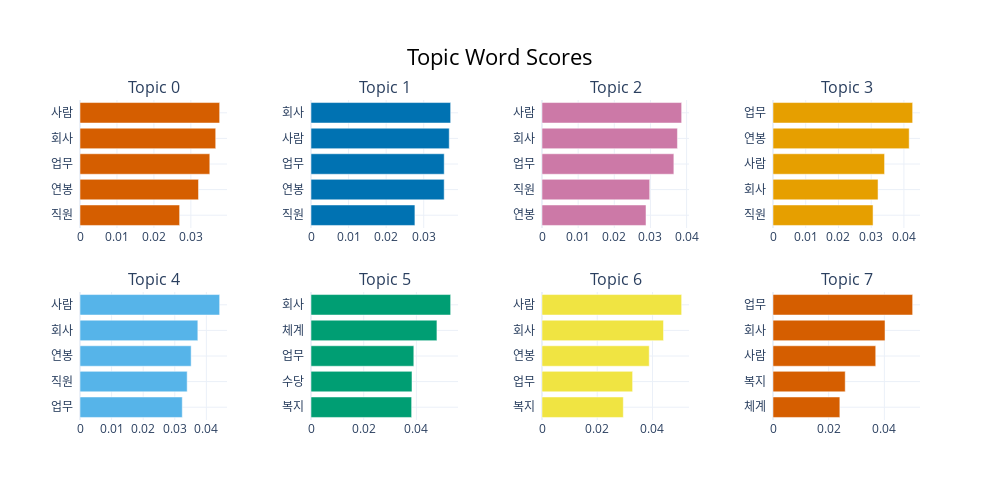

Write notebook code for a chart like this one.
### Code cell
topic_dadv_model.visualize_barchart()

### Figure 1 — Plotly figure (JSON) as saved in the notebook; plotly's stock layout.template omitted (floating-point values rounded to 4 significant figures)
{"data": [{"marker": {"color": "#D55E00"}, "orientation": "h", "type": "bar", "x": [0.02696, 0.03206, 0.03512, 0.03672, 0.03779], "xaxis": "x", "y": ["직원  ", "연봉  ", "업무  ", "회사  ", "사람  "], "yaxis": "y"}, {"marker": {"color": "#0072B2"}, "orientation": "h", "type": "bar", "x": [0.02766, 0.03545, 0.03546, 0.03679, 0.03717], "xaxis": "x2", "y": ["직원  ", "연봉  ", "업무  ", "사람  ", "회사  "], "yaxis": "y2"}, {"marker": {"color": "#CC79A7"}, "orientation": "h", "type": "bar", "x": [0.02877, 0.02979, 0.03647, 0.03746, 0.03863], "xaxis": "x3", "y": ["연봉  ", "직원  ", "업무  ", "회사  ", "사람  "], "yaxis": "y3"}, {"marker": {"color": "#E69F00"}, "orientation": "h", "type": "bar", "x": [0.03057, 0.03209, 0.03409, 0.04161, 0.04267], "xaxis": "x4", "y": ["직원  ", "회사  ", "사람  ", "연봉  ", "업무  "], "yaxis": "y4"}, {"marker": {"color": "#56B4E9"}, "orientation": "h", "type": "bar", "x": [0.03237, 0.03392, 0.03518, 0.03729, 0.0442], "xaxis": "x5", "y": ["업무  ", "직원  ", "연봉  ", "회사  ", "사람  "], "yaxis": "y5"}, {"marker": {"color": "#009E73"}, "orientation": "h", "type": "bar", "x": [0.0382, 0.03833, 0.03902, 0.0478, 0.053], "xaxis": "x6", "y": ["복지  ", "수당  ", "업무  ", "체계  ", "회사  "], "yaxis": "y6"}, {"marker": {"color": "#F0E442"}, "orientation": "h", "type": "bar", "x": [0.02944, 0.03281, 0.03883, 0.044, 0.05057], "xaxis": "x7", "y": ["복지  ", "업무  ", "연봉  ", "회사  ", "사람  "], "yaxis": "y7"}, {"marker": {"color": "#D55E00"}, "orientation": "h", "type": "bar", "x": [0.02401, 0.02594, 0.0369, 0.04023, 0.05016], "xaxis": "x8", "y": ["체계  ", "복지  ", "사람  ", "회사  ", "업무  "], "yaxis": "y8"}], "layout": {"annotations": [{"font": {"size": 16}, "showarrow": false, "text": "Topic 0", "x": 0.0875, "xanchor": "center", "xref": "paper", "y": 1, "yanchor": "bottom", "yref": "paper"}, {"font": {"size": 16}, "showarrow": false, "text": "Topic 1", "x": 0.3625, "xanchor": "center", "xref": "paper", "y": 1, "yanchor": "bottom", "yref": "paper"}, {"font": {"size": 16}, "showarrow": false, "text": "Topic 2", "x": 0.6375, "xanchor": "center", "xref": "paper", "y": 1, "yanchor": "bottom", "yref": "paper"}, {"font": {"size": 16}, "showarrow": false, "text": "Topic 3", "x": 0.9125, "xanchor": "center", "xref": "paper", "y": 1, "yanchor": "bottom", "yref": "paper"}, {"font": {"size": 16}, "showarrow": false, "text": "Topic 4", "x": 0.0875, "xanchor": "center", "xref": "paper", "y": 0.4, "yanchor": "bottom", "yref": "paper"}, {"font": {"size": 16}, "showarrow": false, "text": "Topic 5", "x": 0.3625, "xanchor": "center", "xref": "paper", "y": 0.4, "yanchor": "bottom", "yref": "paper"}, {"font": {"size": 16}, "showarrow": false, "text": "Topic 6", "x": 0.6375, "xanchor": "center", "xref": "paper", "y": 0.4, "yanchor": "bottom", "yref": "paper"}, {"font": {"size": 16}, "showarrow": false, "text": "Topic 7", "x": 0.9125, "xanchor": "center", "xref": "paper", "y": 0.4, "yanchor": "bottom", "yref": "paper"}], "height": 500, "hoverlabel": {"bgcolor": "white", "font": {"family": "Rockwell", "size": 16}}, "showlegend": false, "title": {"font": {"color": "Black", "size": 22}, "text": "Topic Word Scores", "x": 0.5, "xanchor": "center", "yanchor": "top"}, "width": 1000, "xaxis": {"anchor": "y", "domain": [0, 0.175], "showgrid": true}, "xaxis2": {"anchor": "y2", "domain": [0.275, 0.45], "showgrid": true}, "xaxis3": {"anchor": "y3", "domain": [0.55, 0.725], "showgrid": true}, "xaxis4": {"anchor": "y4", "domain": [0.825, 1], "showgrid": true}, "xaxis5": {"anchor": "y5", "domain": [0, 0.175], "showgrid": true}, "xaxis6": {"anchor": "y6", "domain": [0.275, 0.45], "showgrid": true}, "xaxis7": {"anchor": "y7", "domain": [0.55, 0.725], "showgrid": true}, "xaxis8": {"anchor": "y8", "domain": [0.825, 1], "showgrid": true}, "yaxis": {"anchor": "x", "domain": [0.6, 1], "showgrid": true}, "yaxis2": {"anchor": "x2", "domain": [0.6, 1], "showgrid": true}, "yaxis3": {"anchor": "x3", "domain": [0.6, 1], "showgrid": true}, "yaxis4": {"anchor": "x4", "domain": [0.6, 1], "showgrid": true}, "yaxis5": {"anchor": "x5", "domain": [0, 0.4], "showgrid": true}, "yaxis6": {"anchor": "x6", "domain": [0, 0.4], "showgrid": true}, "yaxis7": {"anchor": "x7", "domain": [0, 0.4], "showgrid": true}, "yaxis8": {"anchor": "x8", "domain": [0, 0.4], "showgrid": true}}}
